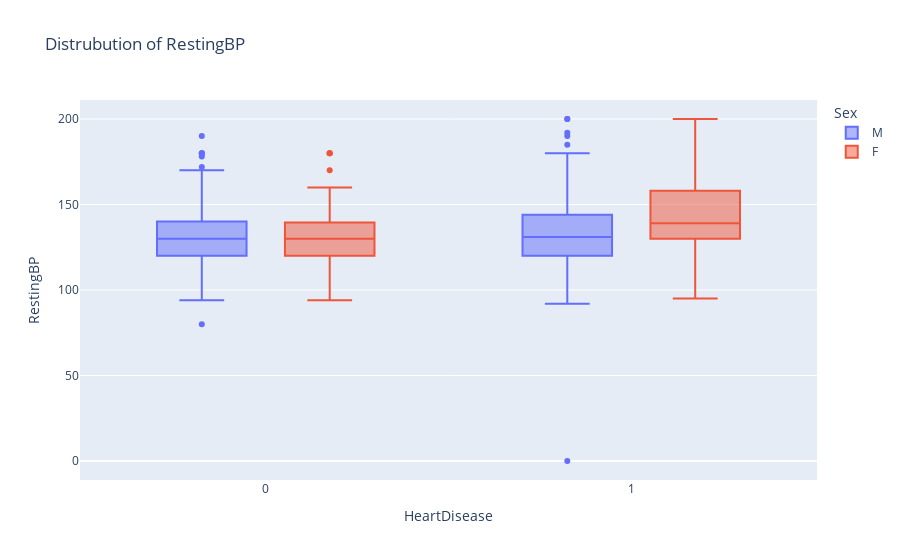

This figure's notebook cell:
### Code cell
fig = px.box(df,y="RestingBP",x="HeartDisease",title=f"Distrubution of RestingBP",color="Sex")
fig.show()

### Figure 1 — Plotly figure (JSON) as saved in the notebook; plotly's stock layout.template omitted (floating-point values rounded to 4 significant figures; data arrays with more than 128 entries replaced by an {"elided": "..."} marker saying what was removed)
{"data": [{"alignmentgroup": "True", "hovertemplate": "Sex=M<br>HeartDisease=%{x}<br>RestingBP=%{y}<extra></extra>", "legendgroup": "M", "marker": {"color": "#636efa"}, "name": "M", "notched": false, "offsetgroup": "M", "orientation": "v", "showlegend": true, "type": "box", "x": {"elided": "725 int values"}, "x0": " ", "xaxis": "x", "y": {"elided": "725 int values"}, "y0": " ", "yaxis": "y"}, {"alignmentgroup": "True", "hovertemplate": "Sex=F<br>HeartDisease=%{x}<br>RestingBP=%{y}<extra></extra>", "legendgroup": "F", "marker": {"color": "#EF553B"}, "name": "F", "notched": false, "offsetgroup": "F", "orientation": "v", "showlegend": true, "type": "box", "x": {"elided": "193 int values"}, "x0": " ", "xaxis": "x", "y": {"elided": "193 int values"}, "y0": " ", "yaxis": "y"}], "layout": {"boxmode": "group", "legend": {"title": {"text": "Sex"}, "tracegroupgap": 0}, "title": {"text": "Distrubution of RestingBP"}, "xaxis": {"anchor": "y", "domain": [0, 1], "title": {"text": "HeartDisease"}}, "yaxis": {"anchor": "x", "domain": [0, 1], "title": {"text": "RestingBP"}}}}
